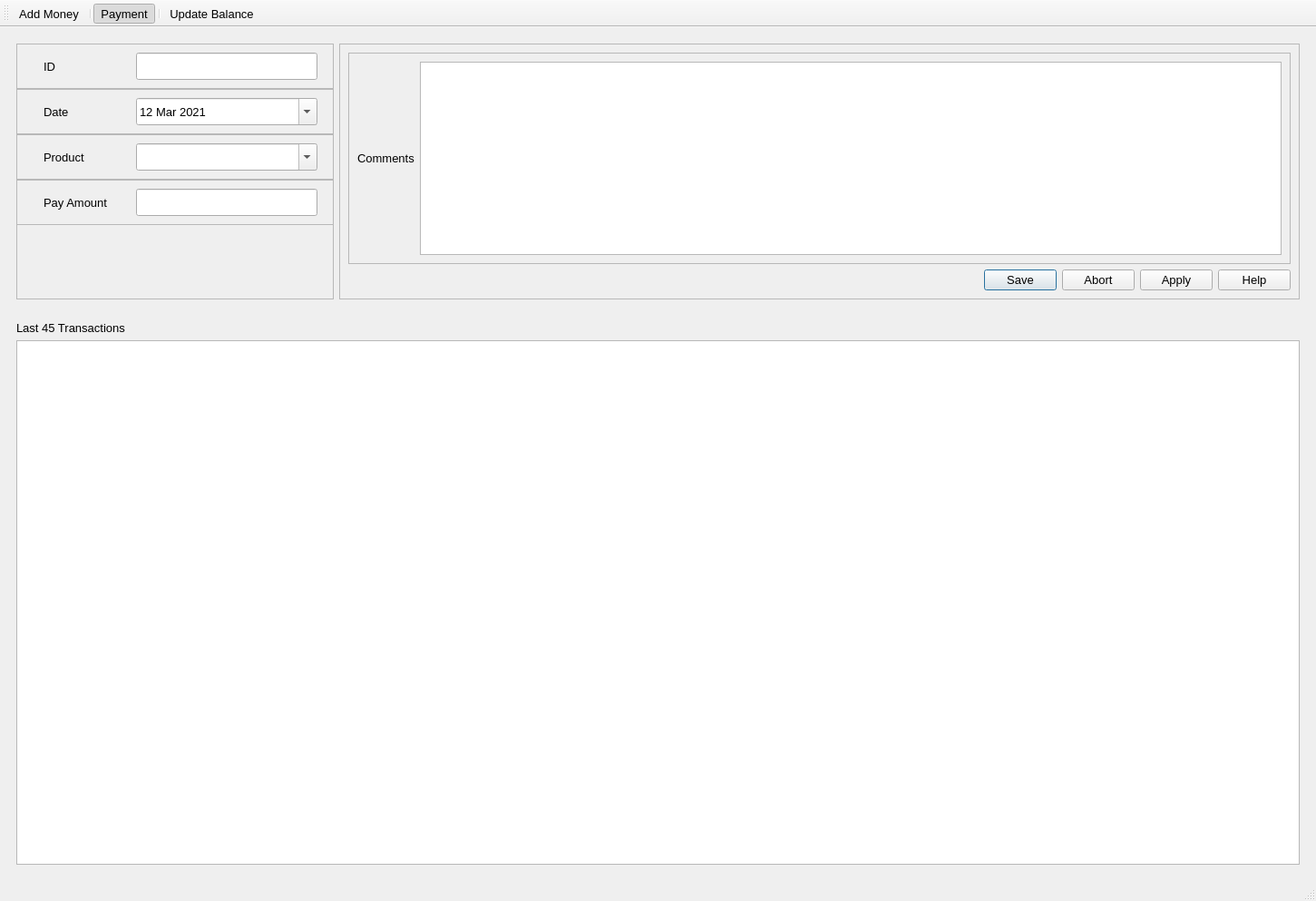
<?xml version="1.0" encoding="UTF-8"?>
<ui version="4.0">
 <class>MainWindow</class>
 <widget class="QMainWindow" name="MainWindow">
  <property name="geometry">
   <rect>
    <x>0</x>
    <y>0</y>
    <width>1451</width>
    <height>993</height>
   </rect>
  </property>
  <property name="minimumSize">
   <size>
    <width>1000</width>
    <height>750</height>
   </size>
  </property>
  <property name="maximumSize">
   <size>
    <width>2048</width>
    <height>1024</height>
   </size>
  </property>
  <property name="font">
   <font>
    <family>Segoe UI</family>
    <pointsize>10</pointsize>
   </font>
  </property>
  <property name="windowTitle">
   <string>Tracking</string>
  </property>
  <property name="toolButtonStyle">
   <enum>Qt::ToolButtonTextBesideIcon</enum>
  </property>
  <widget class="QWidget" name="centralwidget">
   <layout class="QHBoxLayout" name="horizontalLayout">
    <item>
     <layout class="QVBoxLayout" name="verticalLayout">
      <item>
       <widget class="QWidget" name="widget_2" native="true">
        <property name="sizePolicy">
         <sizepolicy hsizetype="Preferred" vsizetype="Fixed">
          <horstretch>0</horstretch>
          <verstretch>0</verstretch>
         </sizepolicy>
        </property>
        <property name="minimumSize">
         <size>
          <width>0</width>
          <height>300</height>
         </size>
        </property>
        <property name="maximumSize">
         <size>
          <width>16777215</width>
          <height>300</height>
         </size>
        </property>
        <layout class="QHBoxLayout" name="horizontalLayout_4">
         <item>
          <layout class="QHBoxLayout" name="horizontalLayout_2">
           <item>
            <widget class="QFrame" name="frame">
             <property name="sizePolicy">
              <sizepolicy hsizetype="Fixed" vsizetype="Preferred">
               <horstretch>0</horstretch>
               <verstretch>0</verstretch>
              </sizepolicy>
             </property>
             <property name="minimumSize">
              <size>
               <width>350</width>
               <height>0</height>
              </size>
             </property>
             <property name="maximumSize">
              <size>
               <width>350</width>
               <height>16777215</height>
              </size>
             </property>
             <property name="frameShape">
              <enum>QFrame::StyledPanel</enum>
             </property>
             <property name="frameShadow">
              <enum>QFrame::Raised</enum>
             </property>
             <widget class="QFrame" name="qf_ID">
              <property name="geometry">
               <rect>
                <x>0</x>
                <y>0</y>
                <width>350</width>
                <height>50</height>
               </rect>
              </property>
              <property name="frameShape">
               <enum>QFrame::StyledPanel</enum>
              </property>
              <property name="frameShadow">
               <enum>QFrame::Raised</enum>
              </property>
              <widget class="QLabel" name="label">
               <property name="geometry">
                <rect>
                 <x>30</x>
                 <y>10</y>
                 <width>100</width>
                 <height>30</height>
                </rect>
               </property>
               <property name="text">
                <string>ID</string>
               </property>
              </widget>
              <widget class="QLineEdit" name="lineEdit">
               <property name="geometry">
                <rect>
                 <x>132</x>
                 <y>10</y>
                 <width>200</width>
                 <height>30</height>
                </rect>
               </property>
              </widget>
             </widget>
             <widget class="QFrame" name="qf_Date">
              <property name="geometry">
               <rect>
                <x>0</x>
                <y>50</y>
                <width>350</width>
                <height>50</height>
               </rect>
              </property>
              <property name="frameShape">
               <enum>QFrame::StyledPanel</enum>
              </property>
              <property name="frameShadow">
               <enum>QFrame::Raised</enum>
              </property>
              <widget class="QLabel" name="label_2">
               <property name="geometry">
                <rect>
                 <x>30</x>
                 <y>10</y>
                 <width>100</width>
                 <height>30</height>
                </rect>
               </property>
               <property name="text">
                <string>Date</string>
               </property>
              </widget>
              <widget class="QDateEdit" name="dateEdit">
               <property name="geometry">
                <rect>
                 <x>132</x>
                 <y>10</y>
                 <width>200</width>
                 <height>30</height>
                </rect>
               </property>
               <property name="dateTime">
                <datetime>
                 <hour>0</hour>
                 <minute>0</minute>
                 <second>0</second>
                 <year>2021</year>
                 <month>3</month>
                 <day>12</day>
                </datetime>
               </property>
               <property name="minimumDate">
                <date>
                 <year>2020</year>
                 <month>1</month>
                 <day>1</day>
                </date>
               </property>
               <property name="calendarPopup">
                <bool>true</bool>
               </property>
              </widget>
             </widget>
             <widget class="QFrame" name="qf_Product">
              <property name="geometry">
               <rect>
                <x>0</x>
                <y>100</y>
                <width>350</width>
                <height>50</height>
               </rect>
              </property>
              <property name="frameShape">
               <enum>QFrame::StyledPanel</enum>
              </property>
              <property name="frameShadow">
               <enum>QFrame::Raised</enum>
              </property>
              <widget class="QLabel" name="label_3">
               <property name="geometry">
                <rect>
                 <x>30</x>
                 <y>10</y>
                 <width>100</width>
                 <height>30</height>
                </rect>
               </property>
               <property name="text">
                <string>Product</string>
               </property>
              </widget>
              <widget class="QComboBox" name="comboBox">
               <property name="geometry">
                <rect>
                 <x>132</x>
                 <y>10</y>
                 <width>200</width>
                 <height>30</height>
                </rect>
               </property>
               <property name="editable">
                <bool>true</bool>
               </property>
              </widget>
             </widget>
             <widget class="QFrame" name="qf_EcPrice">
              <property name="geometry">
               <rect>
                <x>0</x>
                <y>150</y>
                <width>350</width>
                <height>50</height>
               </rect>
              </property>
              <property name="sizePolicy">
               <sizepolicy hsizetype="Preferred" vsizetype="Preferred">
                <horstretch>0</horstretch>
                <verstretch>0</verstretch>
               </sizepolicy>
              </property>
              <property name="frameShape">
               <enum>QFrame::StyledPanel</enum>
              </property>
              <property name="frameShadow">
               <enum>QFrame::Raised</enum>
              </property>
              <widget class="QLabel" name="label_4">
               <property name="geometry">
                <rect>
                 <x>30</x>
                 <y>10</y>
                 <width>100</width>
                 <height>30</height>
                </rect>
               </property>
               <property name="text">
                <string>Pay Amount</string>
               </property>
              </widget>
              <widget class="QLineEdit" name="lineEdit_2">
               <property name="geometry">
                <rect>
                 <x>132</x>
                 <y>10</y>
                 <width>200</width>
                 <height>30</height>
                </rect>
               </property>
              </widget>
             </widget>
            </widget>
           </item>
           <item>
            <widget class="QFrame" name="frame_2">
             <property name="frameShape">
              <enum>QFrame::StyledPanel</enum>
             </property>
             <property name="frameShadow">
              <enum>QFrame::Raised</enum>
             </property>
             <layout class="QHBoxLayout" name="horizontalLayout_6">
              <property name="topMargin">
               <number>9</number>
              </property>
              <item>
               <layout class="QVBoxLayout" name="verticalLayout_2">
                <item>
                 <widget class="QFrame" name="frame_3">
                  <property name="frameShape">
                   <enum>QFrame::StyledPanel</enum>
                  </property>
                  <property name="frameShadow">
                   <enum>QFrame::Raised</enum>
                  </property>
                  <layout class="QHBoxLayout" name="horizontalLayout_5">
                   <item>
                    <widget class="QLabel" name="label_6">
                     <property name="sizePolicy">
                      <sizepolicy hsizetype="Fixed" vsizetype="Fixed">
                       <horstretch>0</horstretch>
                       <verstretch>0</verstretch>
                      </sizepolicy>
                     </property>
                     <property name="text">
                      <string>Comments</string>
                     </property>
                     <property name="alignment">
                      <set>Qt::AlignLeading|Qt::AlignLeft|Qt::AlignTop</set>
                     </property>
                    </widget>
                   </item>
                   <item>
                    <widget class="QTextEdit" name="textEdit"/>
                   </item>
                  </layout>
                 </widget>
                </item>
                <item>
                 <widget class="QDialogButtonBox" name="buttonBox">
                  <property name="standardButtons">
                   <set>QDialogButtonBox::Abort|QDialogButtonBox::Apply|QDialogButtonBox::Help|QDialogButtonBox::Save</set>
                  </property>
                  <property name="centerButtons">
                   <bool>false</bool>
                  </property>
                 </widget>
                </item>
               </layout>
              </item>
             </layout>
            </widget>
           </item>
          </layout>
         </item>
        </layout>
       </widget>
      </item>
      <item>
       <widget class="QWidget" name="widget" native="true">
        <property name="sizePolicy">
         <sizepolicy hsizetype="Expanding" vsizetype="Expanding">
          <horstretch>0</horstretch>
          <verstretch>0</verstretch>
         </sizepolicy>
        </property>
        <layout class="QHBoxLayout" name="horizontalLayout_3">
         <item>
          <layout class="QVBoxLayout" name="verticalLayout_3">
           <property name="sizeConstraint">
            <enum>QLayout::SetMaximumSize</enum>
           </property>
           <item>
            <widget class="QLabel" name="label_7">
             <property name="text">
              <string>Last 45 Transactions</string>
             </property>
            </widget>
           </item>
           <item>
            <widget class="QGraphicsView" name="graphicsView">
             <property name="backgroundBrush">
              <brush brushstyle="SolidPattern">
               <color alpha="255">
                <red>100</red>
                <green>0</green>
                <blue>0</blue>
               </color>
              </brush>
             </property>
            </widget>
           </item>
          </layout>
         </item>
        </layout>
       </widget>
      </item>
     </layout>
    </item>
   </layout>
  </widget>
  <widget class="QStatusBar" name="statusbar"/>
  <widget class="QToolBar" name="toolBar">
   <property name="windowTitle">
    <string>toolBar</string>
   </property>
   <attribute name="toolBarArea">
    <enum>TopToolBarArea</enum>
   </attribute>
   <attribute name="toolBarBreak">
    <bool>false</bool>
   </attribute>
   <addaction name="actionAdd_Money"/>
   <addaction name="separator"/>
   <addaction name="actionPayment"/>
   <addaction name="separator"/>
   <addaction name="actionUpdate_Balance"/>
  </widget>
  <action name="actionAdd_Money">
   <property name="checkable">
    <bool>true</bool>
   </property>
   <property name="checked">
    <bool>false</bool>
   </property>
   <property name="text">
    <string>Add Money</string>
   </property>
  </action>
  <action name="actionPayment">
   <property name="checkable">
    <bool>true</bool>
   </property>
   <property name="checked">
    <bool>true</bool>
   </property>
   <property name="text">
    <string>Payment</string>
   </property>
  </action>
  <action name="actionUpdate_Balance">
   <property name="checkable">
    <bool>true</bool>
   </property>
   <property name="checked">
    <bool>false</bool>
   </property>
   <property name="text">
    <string>Update Balance</string>
   </property>
  </action>
 </widget>
 <resources/>
 <connections/>
</ui>
